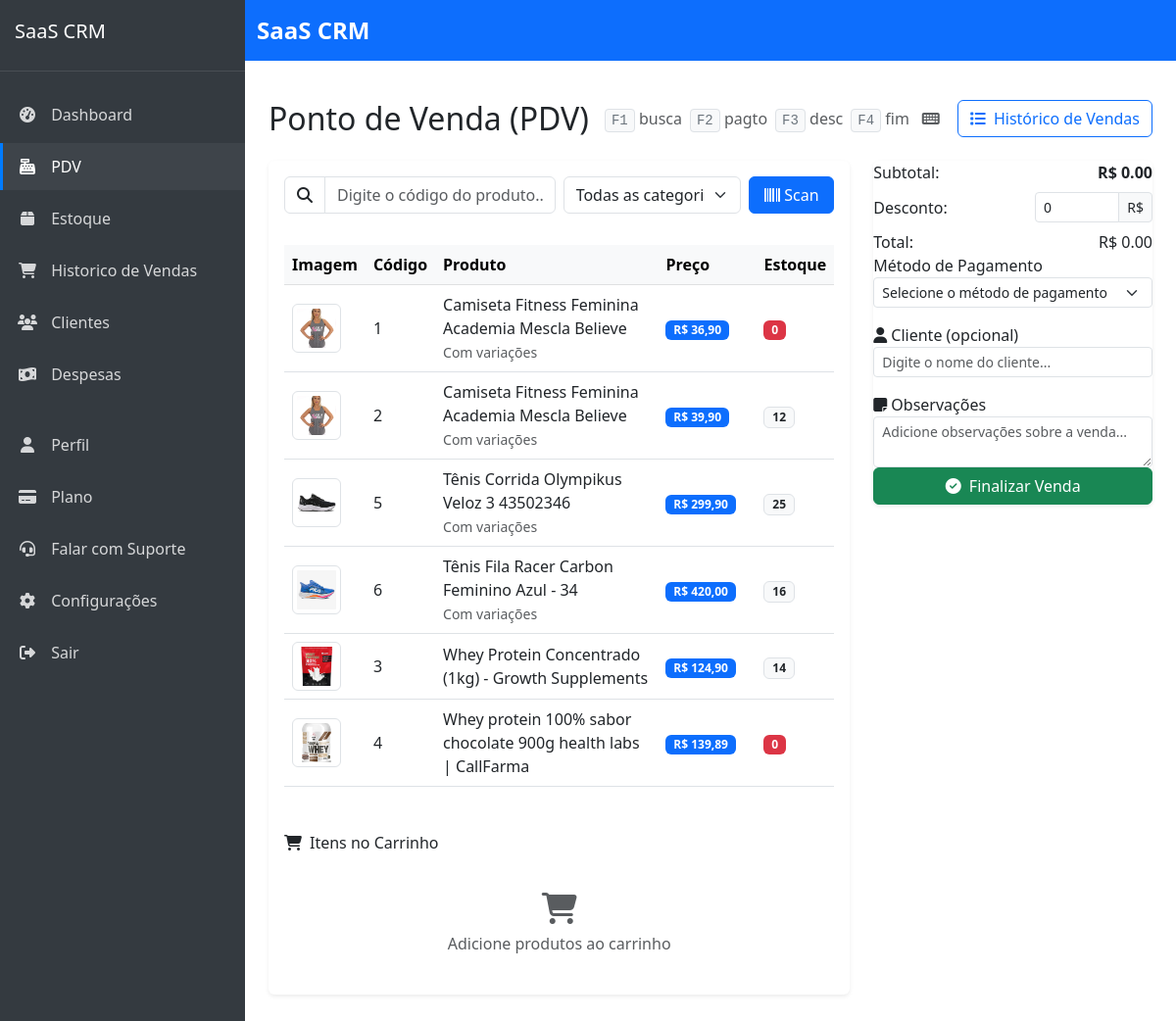
The app's page /sistema/vendas/pdv/ (signed in) with its own data.
### products/models.py (models this page shows, shortened)
class Product(models.Model):
    company = models.ForeignKey(Company, on_delete=models.CASCADE, verbose_name='Empresa', related_name='products')
    name = models.CharField('Nome', max_length=100)
    code = models.CharField('Código', max_length=50, unique=True, blank=True, null=True)
    description = models.TextField('Descrição', blank=True, null=True)
    category = models.ForeignKey(Category, on_delete=models.CASCADE, verbose_name='Categoria', related_name='products')
    price = models.DecimalField('Preço', max_digits=10, decimal_places=2)
    cost = models.DecimalField('Custo', max_digits=10, decimal_places=2)
    stock_quantity = models.PositiveIntegerField('Quantidade em estoque', default=0)
    stock_alert_level = models.PositiveIntegerField('Nível de alerta de estoque', default=10)
    barcode = models.CharField('Código de barras', max_length=100, blank=True, null=True)
    image = models.ImageField('Imagem', upload_to='products/', blank=True, null=True)
    is_active = models.BooleanField('Ativo', default=True)
    has_variations = models.BooleanField('Possui variações', default=False)
    created_at = models.DateTimeField('Criado em', auto_now_add=True)
    updated_at = models.DateTimeField('Atualizado em', auto_now=True)
    class Meta:
        verbose_name = 'Produto'
        verbose_name_plural = 'Produtos'
        ordering = ['name']
        unique_together = [['company', 'code'], ['company', 'barcode']]  # Prevent duplicate codes/barcodes within same company

### sales/views.py (the view)
# urls.py: path('pdv/', views.point_of_sale, name='point_of_sale'),
@login_required
def point_of_sale(request):
    products = Product.objects.filter(company=request.user.company, is_active=True)
    categories = Product.objects.filter(company=request.user.company).values_list('category__name', flat=True).distinct()
    payment_methods = PaymentMethod.objects.filter(company=request.user.company)
    customers = Customer.objects.filter(company=request.user.company)
    customers_data = [
        {
            'id': c.id,
            'name': c.name,
            'phone': c.phone if c.phone else None
        }
        for c in customers
    ]
    context = {
        'products': products,
        'categories': categories,
        'payment_methods': payment_methods,
        'customers': customers,
        'customers_json': json.dumps(customers_data, cls=DjangoJSONEncoder),
        'weasyprint_available': WEASYPRINT_AVAILABLE,
    }
    return render(request, 'sales/point_of_sale.html', context)

### saas_crm/urls.py (called while the page is built)
    def __call__(self, request):
        if request.user.is_authenticated and request.user.is_superuser and 'impersonate_user_id' in request.session:
            user_id = request.session['impersonate_user_id']
            try:
                request.real_user = request.user
                request.user = User.objects.get(pk=user_id)
                request.is_impersonating = True
            except User.DoesNotExist:
                del request.session['impersonate_user_id']
        response = self.get_response(request)
        return response

### templates/sales/point_of_sale.html (shortened to what this page needs)
{% extends 'core/base.html' %}
{% load crispy_forms_tags %}
{% load humanize %}
{% load static %}
{% block content %}
<div class="container-fluid py-3">
<div class="position-fixed bottom-0 end-0 p-3" style="z-index: 11">
</div>
<div class="d-flex justify-content-between align-items-center mb-4">
    <div class="d-flex align-items-center">
        <h1 class="h2 mb-0">Ponto de Venda (PDV)</h1>
        <span class="text-muted ms-3 d-none d-md-inline-flex align-items-center">
            <span class="me-2"><kbd class="bg-light text-secondary border">F1</kbd> busca</span>
            <span class="me-2"><kbd class="bg-light text-secondary border">F2</kbd> pagto</span>
            <span class="me-2"><kbd class="bg-light text-secondary border">F3</kbd> desc</span>
            <span class="me-2"><kbd class="bg-light text-secondary border">F4</kbd> fim</span>
        </span>
        <button type="button" class="btn btn-link ms-1 text-muted p-0" data-bs-toggle="modal" data-bs-target="#shortcutsModal" title="Mais atalhos">
            <i class="fas fa-keyboard"></i>
        </button>
    </div>
    <a href="{% url 'sales:sale_list' %}" class="btn btn-outline-primary">
        <i class="fas fa-list me-1"></i> Histórico de Vendas
    </a>
</div>
<div class="row g-4">
    <div class="col-lg-8">
        <div class="card border-0 shadow-sm">
            <div class="card-header bg-transparent border-0 py-3">
                <div class="row g-2">
                    <div class="col-md-6">
                        <div class="input-group">
                            <span class="input-group-text bg-transparent">
                                <i class="fas fa-search"></i>
                            </span>
                                <input type="text" id="codigo_produto" class="form-control" placeholder="Digite o código do produto..."
                                       name="codigo_produto">
                        </div>
                    </div>
                    <div class="col-md-4">
                        <select id="category-filter" class="form-select">
                            <option value="">Todas as categorias</option>
                        </select>
                    </div>
                    <div class="col-md-2">
                        <button id="barcode-scan" class="btn btn-primary w-100">
                            <i class="fas fa-barcode"></i> Scan
                        </button>
                    </div>
                </div>
            </div>
            <div class="card-body p-0">
                <div class="product-section p-3">
                    <div class="table-responsive">
                        <table class="table table-hover align-middle" id="products-grid">
                            <thead class="table-light">
                                <tr>
                                    <th style="width: 60px">Imagem</th>
                                    <th class="code-column">Código</th>
                                    <th>Produto</th>
                                    <th style="width: 100px">Preço</th>
                                    <th style="width: 70px">Estoque</th>
                                </tr>
                            </thead>
                            <tbody>
                                {% for product in products %}
                                <tr class="product-item"
                                    data-id="{{ product.id }}"
                                    data-name="{{ product.name }}"
                                    data-price="{{ product.price }}"
                                    data-stock="{{ product.stock_quantity }}"
                                    data-code="{{ product.code }}"
                                    data-barcode="{{ product.barcode }}"
                                    data-category="{{ product.category.name }}">
                                    <td>
                                        {% if product.image %}
                                            <img src="{{ product.image.url }}" alt="{{ product.name }}" class="img-thumbnail" style="width: 50px; height: 50px; object-fit: cover;">
                                        {% else %}
                                            <div class="bg-light d-flex align-items-center justify-content-center" style="width: 50px; height: 50px;">
                                                <i class="fas fa-tshirt text-muted"></i>
                                            </div>
                                        {% endif %}
                                    </td>
                                    <td class="code-cell"><span class="product-code" title="{{ product.code }}">{{ product.code|default:"-" }}</span></td>
                                    <td>
                                        <div class="fw-medium">{{ product.name }}</div>
                                        {% if product.has_variations %}
                                        <small class="text-muted">Com variações</small>
                                        {% endif %}
                                    </td>
                                    <td>
                                        <span class="badge bg-primary">R$ {{ product.price }}</span>
                                    </td>
                                    <td>
                                        {% if product.stock_quantity <= product.stock_alert_level %}
                                        <span class="badge bg-danger">{{ product.stock_quantity }}</span>
                                        {% else %}
                                        <span class="badge bg-light text-dark border">{{ product.stock_quantity }}</span>
                                        {% endif %}
                                    </td>
                                </tr>
                                {% empty %}
                                <tr>
                                    <td colspan="5" class="text-center py-4">
                                        <p class="mb-0 text-muted">Nenhum produto encontrado. <a href="{% url 'products:product_create' %}">Cadastre um produto</a>.</p>
                                    </td>
                                </tr>
                                {% endfor %}
                            </tbody>
                        </table>
                    </div>
                </div>
                <div class="cart-items-section p-3">
                    <h6 class="mb-3">
                        <i class="fas fa-shopping-cart me-2"></i>Itens no Carrinho
                    </h6>
                    <div id="cart-items">
                        <div class="text-center text-muted py-4" id="empty-cart-message">
                            <i class="fas fa-shopping-cart fa-2x mb-2"></i>
                            <p class="mb-0">Adicione produtos ao carrinho</p>
                        </div>
                    </div>
                </div>
            </div>
        </div>
    </div>
    <div class="col-lg-4">
        <div class="card border-0 shadow-sm">
            <div class="card-body p-0">
                <div class="cart-wrapper">
                    <div class="cart-summary">
                        <div class="d-flex justify-content-between align-items-center mb-2">
                            <span>Subtotal:</span>
                            <span class="fw-bold" id="subtotal">R$ 0,00</span>
                        </div>
                        <div class="d-flex justify-content-between align-items-center mb-2">
                            <span>Desconto:</span>
                            <div class="input-group input-group-sm" style="width: 120px;">
                                    <input type="number" id="desconto" class="form-control" value="0" min="0" step="0.01">
                                <span class="input-group-text">R$</span>
                            </div>
                        </div>
                        <div class="d-flex justify-content-between align-items-center">
                            <span>Total:</span>
                            <span class="total-value" id="total">R$ 0,00</span>
                        </div>
                    </div>
                    <div class="cart-footer">
                        <div class="cart-actions">
                            <div class="form-group-compact">
                                <label for="payment-method" class="form-label-sm">Método de Pagamento</label>
                                    <select id="metodo_pagamento" class="form-select form-select-sm">
                                    <option value="" disabled selected>Selecione o método de pagamento</option>
                                </select>
                            </div>
                            <div class="form-group-compact mt-3">
                                <label for="customer-search" class="form-label-sm">
                                    <i class="fas fa-user me-1"></i>Cliente (opcional)
                                </label>
                                <div class="position-relative">
                                    <input type="text" id="customer-search" class="form-control form-control-sm" placeholder="Digite o nome do cliente...">
                                </div>
                            </div>
                            <div class="form-group-compact mt-3">
                                <label for="notes" class="form-label-sm">
                                    <i class="fas fa-sticky-note me-1"></i>Observações
                                </label>
                                <textarea id="notes" class="form-control form-control-sm" rows="2" placeholder="Adicione observações sobre a venda..."></textarea>
                            </div>
                            <div class="finish-sale-container">
                                <div class="d-grid">
                                        <button id="btn-finalizar" class="btn btn-success" onclick="finalizarVenda()">
                                        <i class="fas fa-check-circle me-1"></i> Finalizar Venda
                                    </button>
                                </div>
                            </div>
                        </div>
                    </div>
                </div>
            </div>
        </div>
    </div>
</div>
</div>
{% endblock %}

### templates/core/base.html (style rules this page uses)
body { display: flex; min-height: 100vh; flex-direction: column; }

### records on screen
Product: image (picture), code "1", name "Camiseta Fitness Feminina Academia Mescla Believe", has_variations "Com variações", price "36,90", stock_quantity "0"
Product: image (picture), code "2", name "Camiseta Fitness Feminina Academia Mescla Believe", has_variations "Com variações", price "39,90", stock_quantity "12"
Product: image (picture), code "5", name "Tênis Corrida Olympikus Veloz 3 43502346", has_variations "Com variações", price "299,90", stock_quantity "25"
Product: image (picture), code "6", name "Tênis Fila Racer Carbon Feminino Azul - 34", has_variations "Com variações", price "420,00", stock_quantity "16"
Product: image (picture), code "3", name "Whey Protein Concentrado (1kg) - Growth Supplements", price "124,90", stock_quantity "14"
Product: image (picture), code "4", name "Whey protein 100% sabor chocolate 900g health labs | CallFarma", price "139,89", stock_quantity "0"
